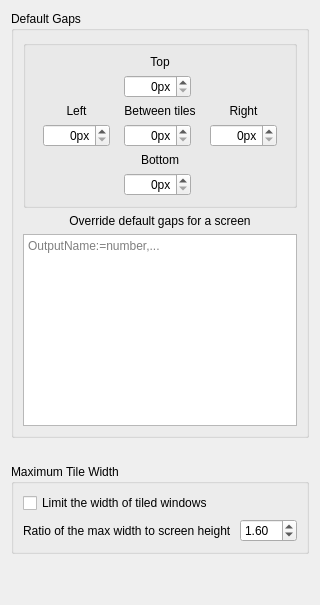
     <widget class="QWidget" name="geometryTab">
      <attribute name="title">
       <string>Geometry</string>
      </attribute>
      <layout class="QVBoxLayout" name="verticalLayout_5">
       <item>
        <widget class="QGroupBox" name="GB_gaps">
         <property name="sizePolicy">
          <sizepolicy hsizetype="Minimum" vsizetype="Minimum">
           <horstretch>0</horstretch>
           <verstretch>0</verstretch>
          </sizepolicy>
         </property>
         <property name="minimumSize">
          <size>
           <width>0</width>
           <height>0</height>
          </size>
         </property>
         <property name="title">
          <string>Default Gaps</string>
         </property>
         <property name="alignment">
          <set>Qt::AlignmentFlag::AlignLeading|Qt::AlignmentFlag::AlignLeft|Qt::AlignmentFlag::AlignTop</set>
         </property>
         <property name="flat">
          <bool>true</bool>
         </property>
         <layout class="QVBoxLayout" name="verticalLayout_14">
          <item>
           <widget class="QGroupBox" name="groupBox_14">
            <property name="sizePolicy">
             <sizepolicy hsizetype="Minimum" vsizetype="Minimum">
              <horstretch>0</horstretch>
              <verstretch>0</verstretch>
             </sizepolicy>
            </property>
            <property name="font">
             <font>
              <italic>false</italic>
              <bold>false</bold>
              <hintingpreference>PreferDefaultHinting</hintingpreference>
             </font>
            </property>
            <property name="title">
             <string/>
            </property>
            <property name="alignment">
             <set>Qt::AlignmentFlag::AlignLeading|Qt::AlignmentFlag::AlignLeft|Qt::AlignmentFlag::AlignTop</set>
            </property>
            <property name="flat">
             <bool>true</bool>
            </property>
            <layout class="QGridLayout" name="gridLayout_13">
             <item row="0" column="2">
              <widget class="QLabel" name="screenGapTop">
               <property name="text">
                <string>Top</string>
               </property>
               <property name="alignment">
                <set>Qt::AlignmentFlag::AlignCenter</set>
               </property>
              </widget>
             </item>
             <item row="2" column="2">
              <widget class="QSpinBox" name="kcfg_screenGapTop">
               <property name="sizePolicy">
                <sizepolicy hsizetype="Fixed" vsizetype="Fixed">
                 <horstretch>0</horstretch>
                 <verstretch>0</verstretch>
                </sizepolicy>
               </property>
               <property name="alignment">
                <set>Qt::AlignmentFlag::AlignRight|Qt::AlignmentFlag::AlignTrailing|Qt::AlignmentFlag::AlignVCenter</set>
               </property>
               <property name="suffix">
                <string>px</string>
               </property>
               <property name="maximum">
                <number>9999</number>
               </property>
              </widget>
             </item>
             <item row="7" column="2">
              <widget class="QLabel" name="screenGapBottom">
               <property name="text">
                <string>Bottom</string>
               </property>
               <property name="alignment">
                <set>Qt::AlignmentFlag::AlignCenter</set>
               </property>
              </widget>
             </item>
             <item row="5" column="3">
              <widget class="QSpinBox" name="kcfg_screenGapRight">
               <property name="sizePolicy">
                <sizepolicy hsizetype="Fixed" vsizetype="Fixed">
                 <horstretch>0</horstretch>
                 <verstretch>0</verstretch>
                </sizepolicy>
               </property>
               <property name="alignment">
                <set>Qt::AlignmentFlag::AlignRight|Qt::AlignmentFlag::AlignTrailing|Qt::AlignmentFlag::AlignVCenter</set>
               </property>
               <property name="suffix">
                <string>px</string>
               </property>
               <property name="maximum">
                <number>9999</number>
               </property>
              </widget>
             </item>
             <item row="3" column="0">
              <widget class="QLabel" name="screenGapLeft">
               <property name="text">
                <string>Left</string>
               </property>
               <property name="alignment">
                <set>Qt::AlignmentFlag::AlignCenter</set>
               </property>
              </widget>
             </item>
             <item row="8" column="2">
              <widget class="QSpinBox" name="kcfg_screenGapBottom">
               <property name="sizePolicy">
                <sizepolicy hsizetype="Fixed" vsizetype="Fixed">
                 <horstretch>0</horstretch>
                 <verstretch>0</verstretch>
                </sizepolicy>
               </property>
               <property name="alignment">
                <set>Qt::AlignmentFlag::AlignRight|Qt::AlignmentFlag::AlignTrailing|Qt::AlignmentFlag::AlignVCenter</set>
               </property>
               <property name="suffix">
                <string>px</string>
               </property>
               <property name="maximum">
                <number>9999</number>
               </property>
              </widget>
             </item>
             <item row="3" column="3">
              <widget class="QLabel" name="screenGapRight">
               <property name="text">
                <string>Right</string>
               </property>
               <property name="alignment">
                <set>Qt::AlignmentFlag::AlignCenter</set>
               </property>
              </widget>
             </item>
             <item row="5" column="0">
              <widget class="QSpinBox" name="kcfg_screenGapLeft">
               <property name="sizePolicy">
                <sizepolicy hsizetype="Fixed" vsizetype="Fixed">
                 <horstretch>0</horstretch>
                 <verstretch>0</verstretch>
                </sizepolicy>
               </property>
               <property name="alignment">
                <set>Qt::AlignmentFlag::AlignRight|Qt::AlignmentFlag::AlignTrailing|Qt::AlignmentFlag::AlignVCenter</set>
               </property>
               <property name="suffix">
                <string>px</string>
               </property>
               <property name="maximum">
                <number>9999</number>
               </property>
              </widget>
             </item>
             <item row="3" column="2">
              <widget class="QLabel" name="tileGapLabel">
               <property name="sizePolicy">
                <sizepolicy hsizetype="Minimum" vsizetype="Minimum">
                 <horstretch>0</horstretch>
                 <verstretch>0</verstretch>
                </sizepolicy>
               </property>
               <property name="font">
                <font>
                 <italic>false</italic>
                 <bold>false</bold>
                 <hintingpreference>PreferDefaultHinting</hintingpreference>
                </font>
               </property>
               <property name="text">
                <string>Between tiles</string>
               </property>
               <property name="alignment">
                <set>Qt::AlignmentFlag::AlignCenter</set>
               </property>
              </widget>
             </item>
             <item row="5" column="2">
              <widget class="QSpinBox" name="kcfg_screenGapBetween">
               <property name="sizePolicy">
                <sizepolicy hsizetype="Fixed" vsizetype="Minimum">
                 <horstretch>0</horstretch>
                 <verstretch>0</verstretch>
                </sizepolicy>
               </property>
               <property name="alignment">
                <set>Qt::AlignmentFlag::AlignRight|Qt::AlignmentFlag::AlignTrailing|Qt::AlignmentFlag::AlignVCenter</set>
               </property>
               <property name="suffix">
                <string>px</string>
               </property>
               <property name="maximum">
                <number>9999</number>
               </property>
              </widget>
             </item>
            </layout>
           </widget>
          </item>
          <item>
           <widget class="QLabel" name="tileGapLabel_3">
            <property name="sizePolicy">
             <sizepolicy hsizetype="Minimum" vsizetype="Minimum">
              <horstretch>0</horstretch>
              <verstretch>0</verstretch>
             </sizepolicy>
            </property>
            <property name="text">
             <string>Override default gaps for a screen</string>
            </property>
            <property name="alignment">
             <set>Qt::AlignmentFlag::AlignCenter</set>
            </property>
           </widget>
          </item>
          <item>
           <widget class="QPlainTextEdit" name="kcfg_gapsOverrideConfig">
            <property name="toolTip">
             <string>&lt;html&gt;&lt;head/&gt;&lt;body&gt;&lt;p&gt;&lt;span style=&quot; font-size:12pt;&quot;&gt;Overriding default gaps parameters for the specified Screen Name(OutputName). Format:&lt;/span&gt;&lt;/p&gt;&lt;p&gt;&lt;span style=&quot; font-size:12pt; font-weight:700;&quot;&gt;OutputName:&amp;lt;left,right,top,bottom,between&amp;gt;=number,...&amp;lt;Enter&amp;gt;&lt;/span&gt;&lt;/p&gt;&lt;p&gt;&lt;span style=&quot; font-size:12pt; font-weight:700;&quot;&gt;OutputName:ActivityId:VirtualDesktopName:&amp;lt;left,right,top,bottom,between&amp;gt;=number,...&amp;lt;Enter&amp;gt;&lt;/span&gt;&lt;/p&gt;&lt;p&gt;&lt;span style=&quot; font-size:12pt; font-weight:700;&quot;&gt;xrandr --listmonitors&lt;/span&gt;&lt;span style=&quot; font-size:12pt;&quot;&gt; to define Output names&lt;/span&gt;&lt;/p&gt;&lt;p&gt;&lt;span style=&quot; font-size:12pt; font-weight:700;&quot;&gt;left,right,top,bottom,between&lt;/span&gt;&lt;span style=&quot; font-size:12pt;&quot;&gt; or you can use shortname&lt;/span&gt;&lt;span style=&quot; font-size:12pt; font-weight:700;&quot;&gt; l,r,t,b,e &lt;/span&gt;&lt;/p&gt;&lt;p&gt;&lt;span style=&quot; font-size:12pt;&quot;&gt;You can only write down the parameters you want to change. Examples:&lt;/span&gt;&lt;/p&gt;&lt;p&gt;&lt;span style=&quot; font-size:12pt;&quot;&gt;on monitor with Output name &lt;/span&gt;&lt;span style=&quot; font-size:12pt; font-weight:700;&quot;&gt;DP-2 &lt;/span&gt;&lt;span style=&quot; font-size:12pt;&quot;&gt;will override right gap to 10, left gap to 20 and between gap to 10&lt;/span&gt;&lt;/p&gt;&lt;p&gt;&lt;span style=&quot; font-size:12pt; font-weight:700;&quot;&gt;DP-2:r=10,l=20,between=10&lt;/span&gt;&lt;/p&gt;&lt;p&gt;&lt;span style=&quot; font-size:12pt;&quot;&gt;this one, will override between gaps only for defined display, virtual desktop and activity&lt;/span&gt;&lt;/p&gt;&lt;p&gt;&lt;span style=&quot; font-size:12pt; font-weight:700;&quot;&gt;HDMI-A-1:99e10d31-e8f3-44aa-bbed-2a543f13fa54:Desktop 1:e=0&lt;/span&gt;&lt;/p&gt;&lt;/body&gt;&lt;/html&gt;</string>
            </property>
            <property name="placeholderText">
             <string>OutputName:&lt;left,right,top,bottom,between&gt;=number,...&lt;Enter&gt;</string>
            </property>
           </widget>
          </item>
         </layout>
        </widget>
       </item>
       <item>
        <widget class="QLabel" name="tileGapLabel_2">
         <property name="sizePolicy">
          <sizepolicy hsizetype="Minimum" vsizetype="Minimum">
           <horstretch>0</horstretch>
           <verstretch>0</verstretch>
          </sizepolicy>
         </property>
         <property name="text">
          <string/>
         </property>
         <property name="alignment">
          <set>Qt::AlignmentFlag::AlignCenter</set>
         </property>
        </widget>
       </item>
       <item>
        <widget class="QGroupBox" name="groupBox_9">
         <property name="title">
          <string>Maximum Tile Width</string>
         </property>
         <layout class="QGridLayout" name="gridLayout_8">
          <item row="1" column="0">
           <layout class="QHBoxLayout" name="horizontalLayout_2">
            <item>
             <widget class="QLabel" name="limitTileWidthRatioLabel">
              <property name="sizePolicy">
               <sizepolicy hsizetype="Maximum" vsizetype="Preferred">
                <horstretch>0</horstretch>
                <verstretch>0</verstretch>
               </sizepolicy>
              </property>
              <property name="text">
               <string>Ratio of the max width to screen height </string>
              </property>
             </widget>
            </item>
            <item>
             <widget class="QDoubleSpinBox" name="kcfg_limitTileWidthRatio">
              <property name="toolTip">
               <string>&lt;html&gt;&lt;head/&gt;&lt;body&gt;&lt;p&gt;value 1.6 means the width of the tile can be 60% greater than  the height&lt;/p&gt;&lt;/body&gt;&lt;/html&gt;</string>
              </property>
              <property name="singleStep">
               <double>0.100000000000000</double>
              </property>
              <property name="value">
               <double>1.600000000000000</double>
              </property>
             </widget>
            </item>
           </layout>
          </item>
          <item row="0" column="0">
           <widget class="QCheckBox" name="kcfg_limitTileWidth">
            <property name="text">
             <string>Limit the width of tiled windows</string>
            </property>
           </widget>
          </item>
         </layout>
        </widget>
       </item>
       <item>
        <spacer name="verticalSpacer">
         <property name="orientation">
          <enum>Qt::Orientation::Vertical</enum>
         </property>
         <property name="sizeHint" stdset="0">
          <size>
           <width>20</width>
           <height>40</height>
          </size>
         </property>
        </spacer>
       </item>
      </layout>
     </widget>
